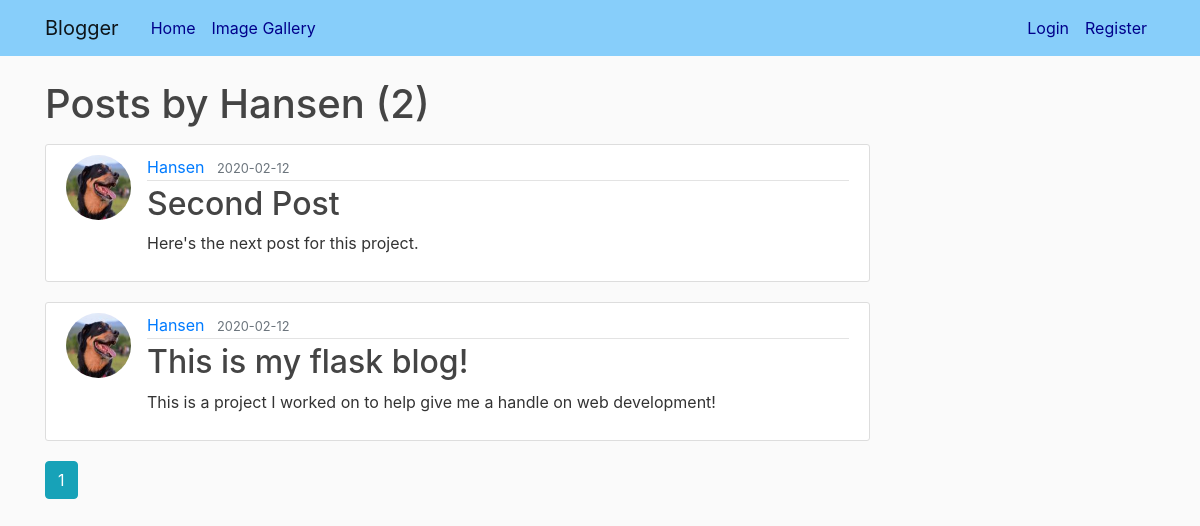
Before: /user/Hansen with the older database file.
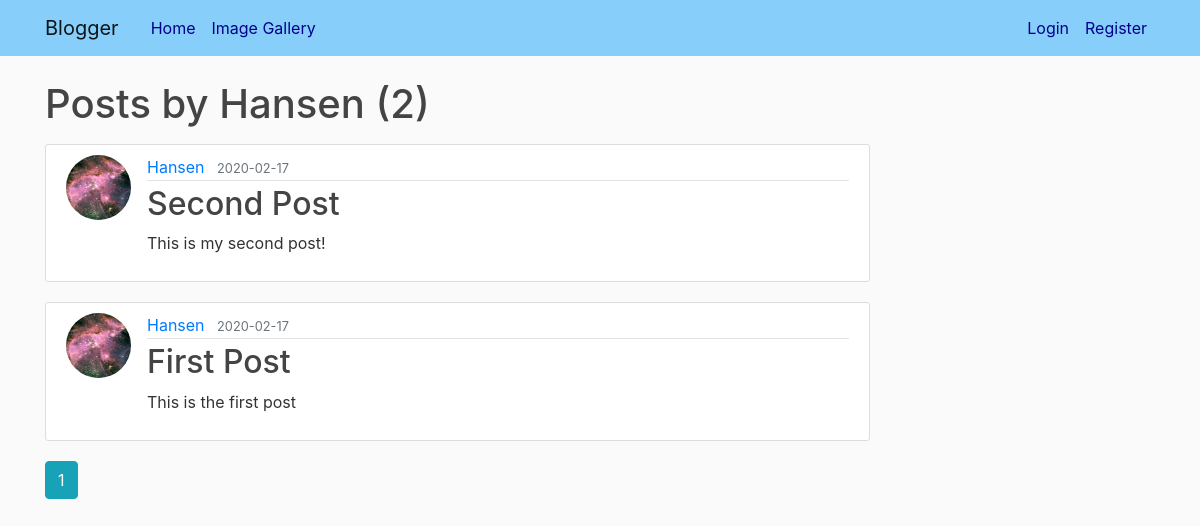
After: the same page with the newer database file.
### flaskblog/models.py (models this page shows, shortened)
class Post(db.Model):
    id = db.Column(db.Integer, primary_key=True)
    title = db.Column(db.String(100), nullable=False)
    date_posted = db.Column(db.DateTime, nullable=False, default=datetime.utcnow)
    content = db.Column(db.Text, nullable=False)
    user_id = db.Column(db.Integer, db.ForeignKey('user.id'), nullable=False) #table name is automatically lower case model class name

class User(db.Model, UserMixin):
    id = db.Column(db.Integer, primary_key=True)
    username = db.Column(db.String(20), unique=True, nullable=False)
    email = db.Column(db.String(120), unique=True, nullable=False)
    image_file = db.Column(db.String(20), nullable=False, default='default.jpg')
    password = db.Column(db.String(60), nullable=False)
    posts = db.relationship('Post', backref='author', lazy=True) #backref can be accessed from post
    images = db.relationship('Images', backref='author', lazy=True)

### flaskblog/users/routes.py (the view)
@users.route("/user/<string:username>")
def user_posts(username):
    page = request.args.get('page', 1, type=int)
    user = User.query.filter_by(username=username).first_or_404()
    posts = Post.query.filter_by(author=user)\
            .order_by(Post.date_posted.desc())\
            .paginate(page=page, per_page=5)
    return render_template('user_posts.html', posts=posts, user=user)

### flaskblog/templates/user_posts.html
{% extends "layout.html" %}
{% block content %}
    <h1 class="mb-3"> Posts by {{ user.username }} ({{ posts.total }})</h1>
    {% for post in posts.items %}
        <article class="media content-section">
          <img class="rounded-circle article-img" src="{{ url_for('static', filename='profile_pics/' + post.author.image_file) }}">
          <div class="media-body">
            <div class="article-metadata">
              <a class="mr-2" href="{{ url_for('users.user_posts', username=post.author.username) }}">{{ post.author.username }}</a>
              <small class="text-muted">{{ post.date_posted.strftime('%Y-%m-%d') }}</small>
            </div>
            <h2><a class="article-title" href="{{ url_for('posts.post', post_id=post.id) }}">{{ post.title }}</a></h2>
            <p class="article-content">{{ post.content }}</p>
          </div>
        </article>
    {% endfor %}
    {% for page_num in posts.iter_pages(left_edge=1, right_edge=1, left_current=1, right_current=2) %}
        {% if page_num %}
            {% if posts.page == page_num %}
                <a class="btn btn-info mb-4" href="{{ url_for('users.user_posts', username=user.username, page=page_num) }}"> {{ page_num }}</a>
            {% else %}
                <a class="btn btn-outline-info mb-4" href="{{ url_for('users.user_posts', username=user.username, page=page_num) }}"> {{ page_num }}</a>
            {% endif %}
        {% else %}
            ...
        {% endif %}
    {% endfor %}
{% endblock content %}

Changed rows visible on the page:
changed Post "Second Post": image_file: picture added in place of a placeholder; date_posted "2020-02-12" → "2020-02-17"; content "Here's the next post for this project." → "This is my second post!"
changed Post: image_file: picture added in place of a placeholder; date_posted "2020-02-12" → "2020-02-17"; title "This is my flask blog!" → "First Post"; content "This is a project I worked on to help give me a handle on web development!" → "This is the first post"
